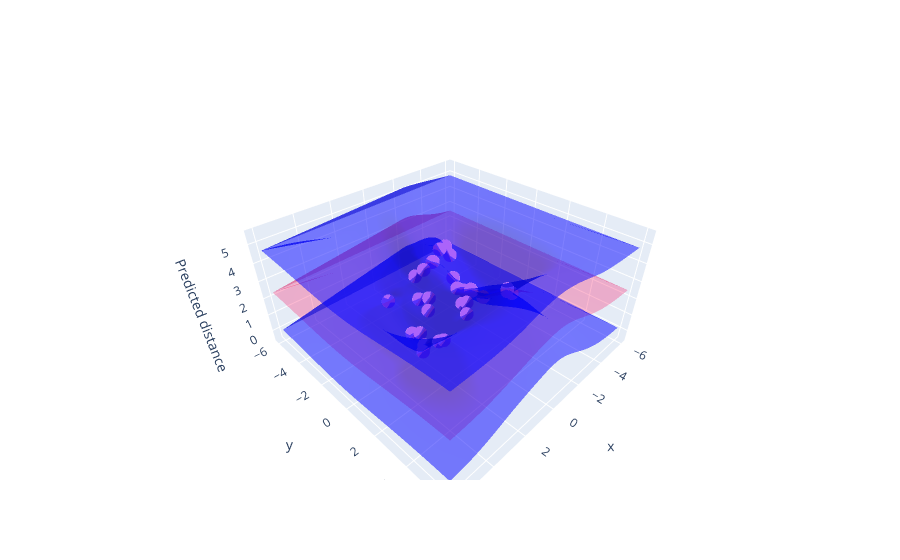

Notebook source saved alongside this figure:
### Code cell
lower, upper = observed_pred.confidence_region()

fig = go.Figure()
trace1 = go.Mesh3d(
    x=(product[:, 0]),
    y=(product[:, 1]),
    z=(observed_pred.mean.numpy()[:, 0]),
    opacity=0.5,
    color="rgba(244,22,100,0.6)",
)
fig.add_trace(trace1)

trace_lower = go.Mesh3d(
    x=(product[:, 0]),
    y=(product[:, 1]),
    z=(lower.numpy()),
    opacity=0.5,
    color="blue",
)
fig.add_trace(trace_lower)

trace_upper = go.Mesh3d(
    x=(product[:, 0]),
    y=(product[:, 1]),
    z=(upper.numpy()),
    opacity=0.5,
    color="blue",
)
fig.add_trace(trace_upper)
trace2 = go.Scatter3d(x=train_X[:, 0], y=train_X[:, 1], z=train_Y[:, 0], mode="markers")

fig.add_trace(trace2)

fig.update_layout(
    scene=dict(xaxis_title="x", yaxis_title="y", zaxis_title="Predicted distance"),
)
fig.show()

### Figure 1 — Plotly figure (JSON) as saved in the notebook; plotly's stock layout.template omitted (floating-point values rounded to 4 significant figures; data arrays with more than 128 entries replaced by an {"elided": "..."} marker saying what was removed)
{"data": [{"color": "rgba(244,22,100,0.6)", "opacity": 0.5, "type": "mesh3d", "x": {"elided": "2500 float values"}, "y": {"elided": "2500 float values"}, "z": {"elided": "2500 float values"}}, {"color": "blue", "opacity": 0.5, "type": "mesh3d", "x": {"elided": "2500 float values"}, "y": {"elided": "2500 float values"}, "z": {"elided": "2500 float values"}}, {"color": "blue", "opacity": 0.5, "type": "mesh3d", "x": {"elided": "2500 float values"}, "y": {"elided": "2500 float values"}, "z": {"elided": "2500 float values"}}, {"mode": "markers", "type": "scatter3d", "x": [-1.43, 1.885, 0.6006, -1.873, -1.35, 0.3736, -0.4042, -0.4633, 2.805, -0.6503, -0.9242, 2.347, -1.091, -0.1745, -2.357, -1.789, 1.079, 0.8666, 0.09947, 2.173, 2.353, 1.976, 1.155, 0.137, -2.396, 1.212, 2.386, -0.6894, 0.5524, -0.5568], "y": [-1.209, -2.449, 1.371, -2.669, 0.9446, -2.1, 1.016, 0.7991, 1.098, -1.876, 0.0664, 1.653, 2.545, 1.163, -2.373, 2.307, 2.095, -0.5607, 0.5607, -0.3709, 0.6823, -0.01166, -0.9658, -1.703, -2.768, -0.2614, 2.011, 2.842, 1.595, -1.823], "z": [1.981, 1.556, 2.764, 2.897, 1.901, 2.501, 2.787, 2.66, 1.116, 3.007, 2.077, 1.778, 3.182, 3.055, 2.458, 2.605, 2.843, 2.206, 2.954, 0.9066, 0.94, 1.024, 2.082, 2.958, 2.834, 1.807, 2.103, 3.663, 2.922, 3.048]}], "layout": {"scene": {"xaxis": {"title": {"text": "x"}}, "yaxis": {"title": {"text": "y"}}, "zaxis": {"title": {"text": "Predicted distance"}}}}}
